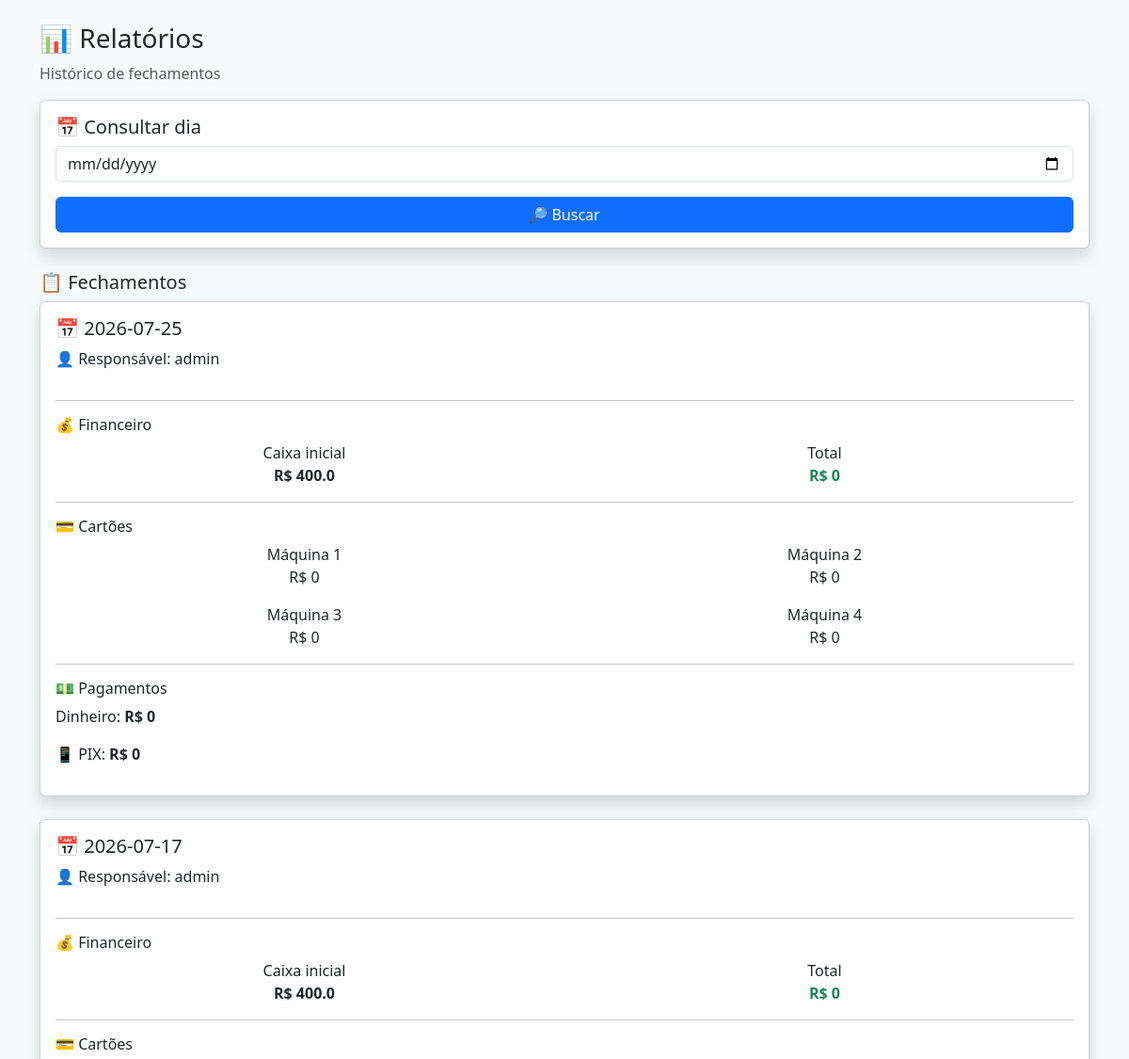
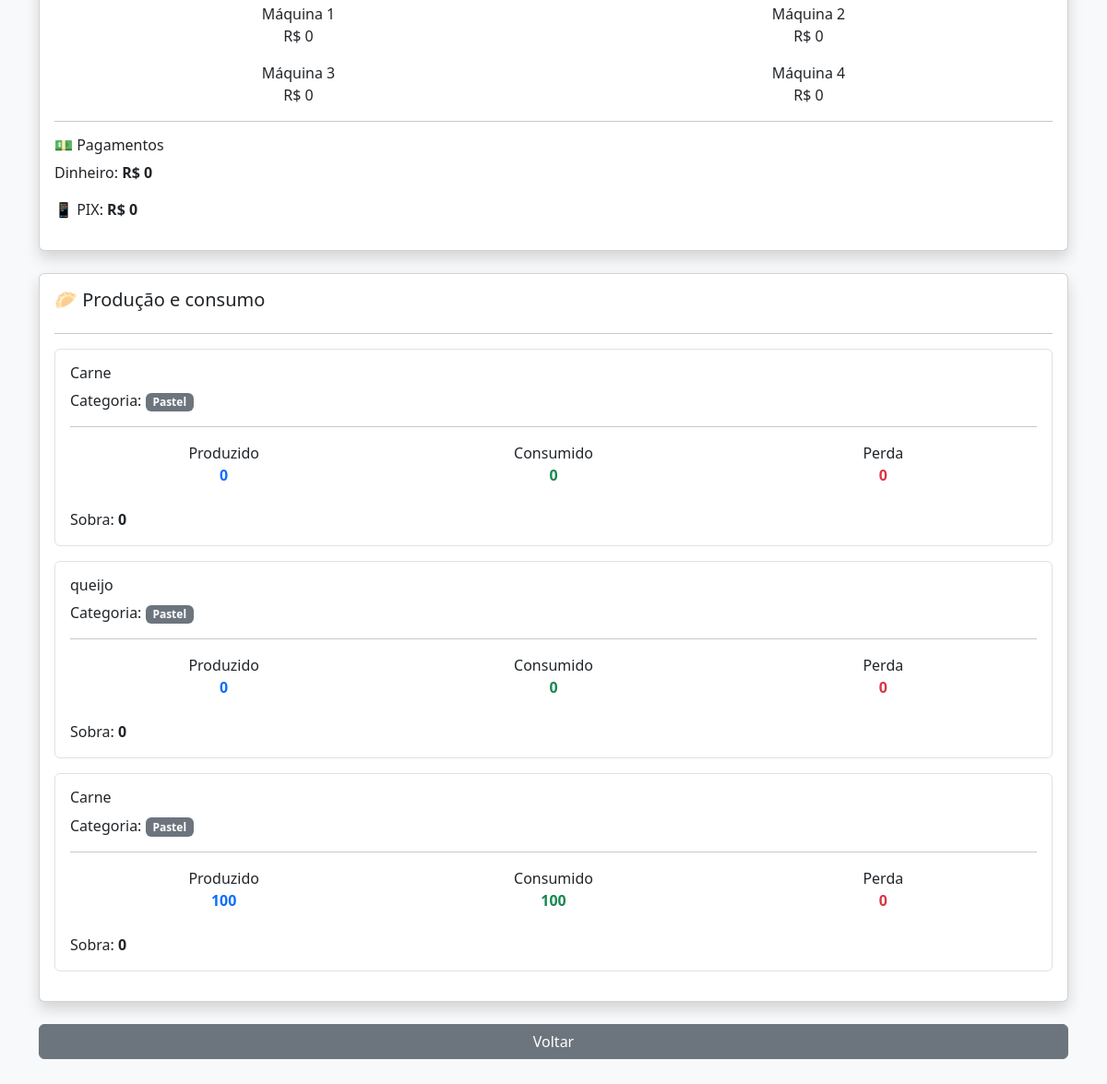
Page /relatorios (signed in) on the committed database (2 pictures, top to bottom).
### tables this page shows
CREATE TABLE controle(

        id INTEGER PRIMARY KEY AUTOINCREMENT,


        data TEXT NOT NULL,


        usuario TEXT,


        caixa_inicial REAL DEFAULT 0,


        caixa_final REAL DEFAULT 0,


        maquina1 REAL DEFAULT 0,


        maquina2 REAL DEFAULT 0,


        maquina3 REAL DEFAULT 0,


        maquina4 REAL DEFAULT 0,


        dinheiro REAL DEFAULT 0,


        pix REAL DEFAULT 0,


        status TEXT DEFAULT 'ABERTO'

    );

CREATE TABLE producao(

        id INTEGER PRIMARY KEY AUTOINCREMENT,


        controle_id INTEGER,


        produto_id INTEGER,


        quantidade INTEGER DEFAULT 0

    );

CREATE TABLE produtos(

        id INTEGER PRIMARY KEY AUTOINCREMENT,

        nome TEXT NOT NULL,

        categoria TEXT NOT NULL

    );

### app.py (the view)
@app.route("/relatorios")
def relatorios():
    if "usuario" not in session:
        return redirect("/")
    if session["nivel"] != "admin":
        return redirect("/dashboard")
    conn = conectar()
    cursor = conn.cursor()
    data_filtro = request.args.get("data")
    if data_filtro:
        cursor.execute("""
        SELECT *

        FROM controle

        WHERE data=?

        ORDER BY id DESC

        """,
        (
            data_filtro,
        ))
    else:
        cursor.execute("""
        SELECT *

        FROM controle

        ORDER BY id DESC

        """)
    controles = cursor.fetchall()
    resumo = []
    for controle in controles:
        cursor.execute("""
        SELECT


        produtos.nome,


        produtos.categoria,


        producao.quantidade,


        IFNULL(estoque.quantidade_final,0),


        IFNULL(estoque.perda,0)



        FROM producao



        INNER JOIN produtos


        ON produtos.id = producao.produto_id



        LEFT JOIN estoque


        ON estoque.produto_id = producao.produto_id


        AND estoque.controle_id = producao.controle_id



        WHERE producao.controle_id=?



        """,
        (
            controle[0],
        ))
        produtos = cursor.fetchall()
        for produto in produtos:
            produzido = produto[2]
            sobra = produto[3]
            perda = produto[4]
            consumo = produzido - sobra - perda
            if consumo < 0:
                consumo = 0
            resumo.append(
                (
                produto[0],
                produto[1],
                consumo,
                perda,
                produzido,
                sobra
                )
            )
    conn.close()
    return render_template(
        "relatorios.html",
        controles=controles,
        resumo=resumo,
        data_filtro=data_filtro
    )

### database.py (called while the page is built)
def conectar():
    return sqlite3.connect(BANCO)

### templates/relatorios.html (shortened to what this page needs)
<!DOCTYPE html>
<html lang="pt-br">
<head>
<link href="https://cdn.jsdelivr.net/npm/bootstrap@5.3.3/dist/css/bootstrap.min.css" rel="stylesheet">
</head>
<body class="bg-light">
<div class="container mt-4 mb-5">
<h3>
📊 Relatórios
</h3>
<p class="text-muted">
Histórico de fechamentos
</p>
<div class="card shadow p-3 mb-4">
<h5>
📅 Consultar dia
</h5>
<form method="GET">
<input
type="date"
name="data"
class="form-control mb-3"
value="{{data_filtro or ''}}"
>
<button class="btn btn-primary w-100">
🔎 Buscar
</button>
</form>
</div>
<h5>
📋 Fechamentos
</h5>
{% if controles %}
{% for controle in controles %}
<div class="card shadow p-3 mb-4">
<h5>
📅 {{controle[1]}}
</h5>
<p>
👤 Responsável:
{{controle[2]}}
</p>
<hr>
<h6>
💰 Financeiro
</h6>
<div class="row text-center">
<div class="col-6">
Caixa inicial
<br>
<b>
R$ {{controle[3]}}
</b>
</div>
<div class="col-6">
Total
<br>
<b class="text-success">
R$ {{controle[4] or 0}}
</b>
</div>
</div>
<hr>
<h6>
💳 Cartões
</h6>
<div class="row text-center">
<div class="col-6">
Máquina 1
<br>
R$ {{controle[5] or 0}}
</div>
<div class="col-6">
Máquina 2
<br>
R$ {{controle[6] or 0}}
</div>
<div class="col-6 mt-3">
Máquina 3
<br>
R$ {{controle[7] or 0}}
</div>
<div class="col-6 mt-3">
Máquina 4
<br>
R$ {{controle[8] or 0}}
</div>
</div>
<hr>
<h6>
💵 Pagamentos
</h6>
<p>
Dinheiro:
<b>
R$ {{controle[9] or 0}}
</b>
</p>
<p>
📱 PIX:
<b>
R$ {{controle[10] or 0}}
</b>
</p>
</div>
{% endfor %}
{% else %}
<div class="alert alert-warning">
Nenhum fechamento encontrado.
</div>
{% endif %}
<div class="card shadow p-3 mt-4">
<h5>
🥟 Produção e consumo
</h5>
<hr>
{% for item in resumo %}
<div class="border rounded p-3 mb-3">
<h6>
{{item[0]}}
</h6>
Categoria:
<span class="badge bg-secondary">
{{item[1]}}
</span>
<hr>
<div class="row text-center">
<div class="col-4">
Produzido
<br>
<b class="text-primary">
{{item[4]}}
</b>
</div>
<div class="col-4">
Consumido
<br>
<b class="text-success">
{{item[2]}}
</b>
</div>
<div class="col-4">
Perda
<br>
<b class="text-danger">
{{item[3]}}
</b>
</div>
</div>
<br>
Sobra:
<b>
{{item[5]}}
</b>
</div>
{% endfor %}
</div>
<a href="/dashboard"
class="btn btn-secondary w-100 mt-4">
Voltar
</a>
</div>
</body>
</html>

### rows in the picture
controle: data "2026-07-25", usuario "admin", caixa_inicial "400.0", caixa_final "0", maquina1 "0", maquina2 "0", maquina3 "0", maquina4 "0", dinheiro "0", pix "0"
controle: data "2026-07-17", usuario "admin", caixa_inicial "400.0", caixa_final "0", maquina1 "0", maquina2 "0", maquina3 "0", maquina4 "0", dinheiro "0", pix "0"
producao: nome "Carne", categoria "Pastel", quantidade "0"
producao: nome "queijo", categoria "Pastel", quantidade "0"
producao: nome "Carne", categoria "Pastel", quantidade "100", item "0"
